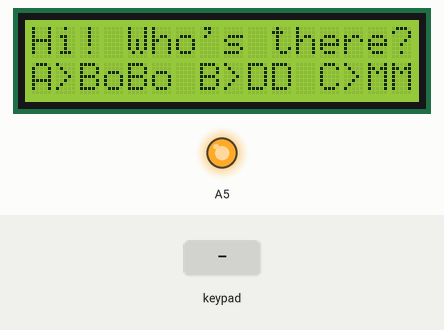
This sketch was run on a simulated Arduino Uno, built with avr-gcc and run on an emulated ATmega328P. On the bench: 16×2 character LCD, output pins drawn as LEDs (lit = HIGH). The test bench sets the inputs (shaded band). Random numbers use the default seed unless the sketch sets one.

Above: at 0.8 s.
0.9 s: key 'A' pressed
At 2.8 s:
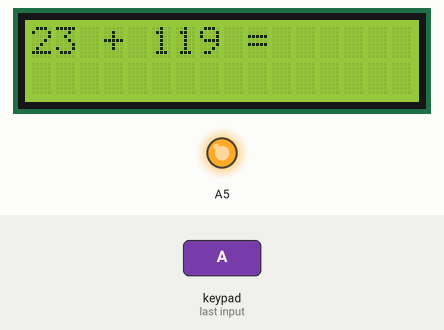
3.4 s: keypad keys 5 6 7 8 pressed 0.4 s apart
At 6.4 s:
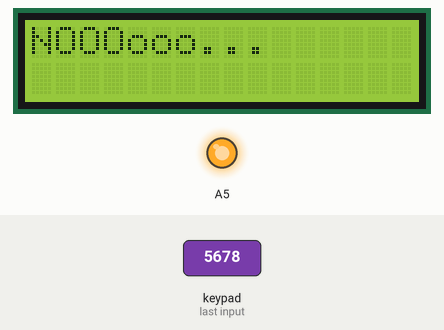
8.0 s: key '1' pressed
At 9.2 s:
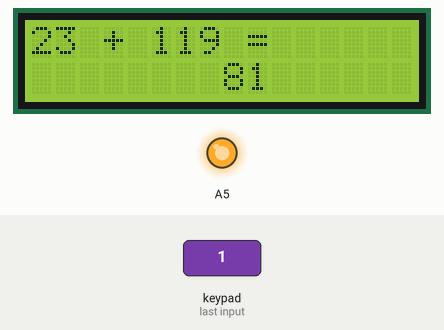
9.5 s: keypad keys 5 6 7 8 # pressed 0.4 s apart
At 10.3 s:
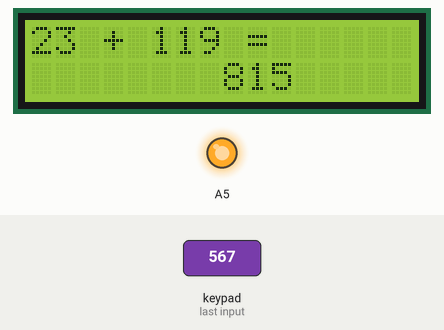
Timing chart, 0 to 12.5 s (numbered marks = the images above; inputs shaded):
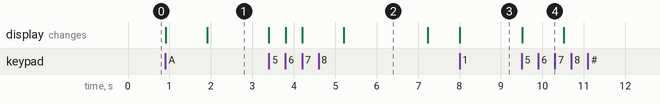

Measured:
- after the input at 0.9 s, the display: first changes at once (image 1 shows a later state)
- after the input at 3.4 s, the display: first changes at once (image 2 shows a later state)
- after the input at 8.0 s, the display: changes at once (image 3)
- after the input at 9.5 s, the display: changes at once (image 4)
- what the display in image 2 shows lasts 2.0 s, from 5.2 s to 7.2 s

The sketch:

calculatorSub.ino
```cpp
#include <Keypad.h>
#include <Key.h>

#include <LiquidCrystal.h>
LiquidCrystal lcd(2, 3, A0, A1, A2, A3, A4);
const byte rows = 4;
const byte cols = 4;
char keys[rows][cols] = {
  {'1', '2', '3', 'A'},
  {'4', '5', '6', 'B'},
  {'7', '8', '9', 'C'},
  {'*', '0', '#', 'D'}
};

byte rowPins[rows] = {5, 6, 7, 8};
byte colPins[cols] = {9, 10, 11, 12};
char lastCorrect = 1;
char lastSign = '+';
Keypad bobokey = Keypad(makeKeymap(keys), rowPins, colPins, rows, cols);

int strike = 0;
int result;
int part1;
int part2;

void setup() {
  // put your setup code here, to run once:
  pinMode(A5, OUTPUT);
  digitalWrite(A5, HIGH);
  lcd.begin(16, 2);
  lcd.print("Hi! Who's there?");
  lcd.setCursor(0, 1);
  lcd.print("A>BoBo B>DD C>MM");
  char key = NO_KEY;
  while (key == NO_KEY) {
    char tempkey = bobokey.getKey();
    switch (tempkey) {
      case 'A':
        lcd.clear();
        lcd.home();
        lcd.print("Hello BoBo!");
        key='A';
        break;
      case 'B':
        lcd.clear();
        lcd.home();
        lcd.print("Hello Daddy!");
        key='B';
        break;
      case 'C':
        lcd.clear();
        lcd.home();
        lcd.print("Hello Mommy!");
        key='C';
        break;
    }

  }

    delay(1000);
    randomSeed(millis());
}

void loop() {
  // put your main code here, to run repeatedly:
  lcd.clear();
  lcd.home();
  char type;
  if (lastCorrect) {
    type = char(random(0, 3));
  } else {
    type = 9;
  }

  if (type == 0) {
    part1 = int(random(11, 300));
    lcd.print(part1);
    lcd.print(" - ");
    lastSign = '-';
    part2 = int(random(1, part1));
    result = part1 - part2;
  } else if (type == 1) {
    part1 = int(random(1, 12));
    lcd.print(part1);
    lcd.print(" x ");
    lastSign = 'x';
    part2 = int(random(1, 12));
    result = part1 * part2;
  } else if (type == 2) {
    result = int(random(11, 300));
    part1 = int(random(1, result));
    lcd.print(part1);
    lcd.print(" + ");
    lastSign = '+';
    part2 = int(result - part1);
  } else {
    lcd.print(part1);
    lcd.print(' ');
    lcd.print(lastSign);
    lcd.print(' ');
  }


  lcd.print(part2);
  lcd.print(" =");
  lcd.setCursor(8, 1);
  unsigned long t0 = millis();
  int ans = 0;

  while ((millis() < t0 + 20000) && ((result >=100 && ans<100)||((result >= 10 && result<100) && ans < 10) || (result < 10 && ans == 0))) {
    char key = bobokey.getKey();
    switch (key) {
      case NO_KEY:
        break;
      case '0':
      case '1':
      case '2':
      case '3':
      case '4':
      case '5':
      case '6':
      case '7':
      case '8':
      case '9':
        lcd.print(key);
        ans = ans * 10 + key - 0x30;
        break;
    }
    if (ans == result) {
      lastCorrect = 1;
      strike += 1;
      delay(1000);
      lcd.clear();
      lcd.home();
      for (int i = 0; i < 2; i++) {
        lcd.print("YES!");
        delay(400);
        lcd.clear();
        lcd.home();
        delay(100);
      }

      if (strike >= 3) {
        lcd.clear();
        lcd.home();
        lcd.print(strike);
        lcd.print(" strike!");
        lcd.setCursor(0, 1);
        lcd.print(">>");
        bobokey.waitForKey();
      }
      break;
    }
  }

  if (ans != result) {
    lastCorrect = 0;
    strike = 0;
    delay(1000);
    lcd.clear();
    lcd.home();
    lcd.print("NOOOooo...");
    delay(2000);
  }

  //lcd.print(result);
  //delay(1000);


}
```
